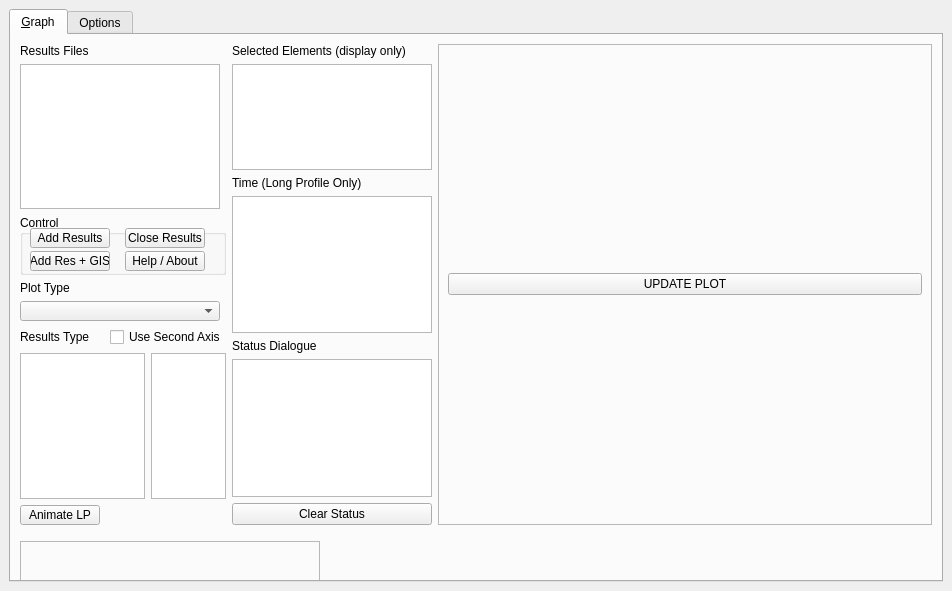
<?xml version="1.0" encoding="UTF-8"?>
<ui version="4.0">
 <class>tuflowqgis_TuPlot</class>
 <widget class="QDockWidget" name="tuflowqgis_TuPlot">
  <property name="geometry">
   <rect>
    <x>0</x>
    <y>0</y>
    <width>952</width>
    <height>591</height>
   </rect>
  </property>
  <property name="windowTitle">
   <string>TuPlot</string>
  </property>
  <widget class="QWidget" name="dockWidgetContents">
   <property name="sizePolicy">
    <sizepolicy hsizetype="Expanding" vsizetype="Expanding">
     <horstretch>0</horstretch>
     <verstretch>0</verstretch>
    </sizepolicy>
   </property>
   <layout class="QVBoxLayout" name="verticalLayout_3">
    <item>
     <widget class="QTabWidget" name="tabWidget">
      <property name="autoFillBackground">
       <bool>true</bool>
      </property>
      <property name="tabPosition">
       <enum>QTabWidget::North</enum>
      </property>
      <property name="tabShape">
       <enum>QTabWidget::Rounded</enum>
      </property>
      <property name="currentIndex">
       <number>0</number>
      </property>
      <property name="elideMode">
       <enum>Qt::ElideNone</enum>
      </property>
      <property name="usesScrollButtons">
       <bool>true</bool>
      </property>
      <widget class="QWidget" name="tab_1">
       <property name="sizePolicy">
        <sizepolicy hsizetype="Expanding" vsizetype="Expanding">
         <horstretch>0</horstretch>
         <verstretch>0</verstretch>
        </sizepolicy>
       </property>
       <attribute name="title">
        <string>&amp;Graph</string>
       </attribute>
       <layout class="QGridLayout">
        <item row="1" column="0">
         <layout class="QHBoxLayout" name="_2">
          <item>
           <layout class="QVBoxLayout" name="verticalLayout">
            <property name="sizeConstraint">
             <enum>QLayout::SetMaximumSize</enum>
            </property>
            <item>
             <widget class="QLabel" name="label1">
              <property name="sizePolicy">
               <sizepolicy hsizetype="Fixed" vsizetype="Preferred">
                <horstretch>0</horstretch>
                <verstretch>0</verstretch>
               </sizepolicy>
              </property>
              <property name="text">
               <string>Results Files</string>
              </property>
             </widget>
            </item>
            <item>
             <widget class="QListWidget" name="ResList">
              <property name="sizePolicy">
               <sizepolicy hsizetype="Expanding" vsizetype="Expanding">
                <horstretch>0</horstretch>
                <verstretch>0</verstretch>
               </sizepolicy>
              </property>
              <property name="maximumSize">
               <size>
                <width>200</width>
                <height>200</height>
               </size>
              </property>
              <property name="selectionMode">
               <enum>QAbstractItemView::ExtendedSelection</enum>
              </property>
             </widget>
            </item>
            <item>
             <widget class="QGroupBox" name="Control">
              <property name="minimumSize">
               <size>
                <width>10</width>
                <height>60</height>
               </size>
              </property>
              <property name="maximumSize">
               <size>
                <width>250</width>
                <height>16777215</height>
               </size>
              </property>
              <property name="title">
               <string>Control</string>
              </property>
              <widget class="QPushButton" name="CloseRes">
               <property name="geometry">
                <rect>
                 <x>105</x>
                 <y>13</y>
                 <width>80</width>
                 <height>20</height>
                </rect>
               </property>
               <property name="sizePolicy">
                <sizepolicy hsizetype="Expanding" vsizetype="Fixed">
                 <horstretch>0</horstretch>
                 <verstretch>0</verstretch>
                </sizepolicy>
               </property>
               <property name="minimumSize">
                <size>
                 <width>50</width>
                 <height>20</height>
                </size>
               </property>
               <property name="maximumSize">
                <size>
                 <width>80</width>
                 <height>40</height>
                </size>
               </property>
               <property name="text">
                <string>Close Results</string>
               </property>
               <property name="autoRepeat">
                <bool>false</bool>
               </property>
               <property name="autoDefault">
                <bool>false</bool>
               </property>
               <property name="default">
                <bool>false</bool>
               </property>
               <property name="flat">
                <bool>false</bool>
               </property>
              </widget>
              <widget class="QPushButton" name="AddRes">
               <property name="geometry">
                <rect>
                 <x>10</x>
                 <y>13</y>
                 <width>80</width>
                 <height>20</height>
                </rect>
               </property>
               <property name="sizePolicy">
                <sizepolicy hsizetype="Expanding" vsizetype="Fixed">
                 <horstretch>0</horstretch>
                 <verstretch>0</verstretch>
                </sizepolicy>
               </property>
               <property name="minimumSize">
                <size>
                 <width>50</width>
                 <height>20</height>
                </size>
               </property>
               <property name="maximumSize">
                <size>
                 <width>80</width>
                 <height>40</height>
                </size>
               </property>
               <property name="text">
                <string>Add Results</string>
               </property>
              </widget>
              <widget class="QPushButton" name="pbAddRes_GIS">
               <property name="geometry">
                <rect>
                 <x>10</x>
                 <y>36</y>
                 <width>80</width>
                 <height>20</height>
                </rect>
               </property>
               <property name="text">
                <string>Add Res + GIS</string>
               </property>
              </widget>
              <widget class="QPushButton" name="pbHelp">
               <property name="geometry">
                <rect>
                 <x>105</x>
                 <y>36</y>
                 <width>80</width>
                 <height>20</height>
                </rect>
               </property>
               <property name="text">
                <string>Help / About</string>
               </property>
              </widget>
             </widget>
            </item>
            <item>
             <widget class="QLabel" name="label3">
              <property name="maximumSize">
               <size>
                <width>300</width>
                <height>20</height>
               </size>
              </property>
              <property name="text">
               <string>Plot Type</string>
              </property>
             </widget>
            </item>
            <item>
             <widget class="QComboBox" name="locationDrop">
              <property name="maximumSize">
               <size>
                <width>200</width>
                <height>20</height>
               </size>
              </property>
             </widget>
            </item>
            <item>
             <layout class="QHBoxLayout" name="horizontalLayout_2">
              <item>
               <widget class="QLabel" name="label4">
                <property name="maximumSize">
                 <size>
                  <width>300</width>
                  <height>20</height>
                 </size>
                </property>
                <property name="text">
                 <string>Results Type</string>
                </property>
               </widget>
              </item>
              <item>
               <widget class="QCheckBox" name="cb2ndAxis">
                <property name="maximumSize">
                 <size>
                  <width>16777215</width>
                  <height>20</height>
                 </size>
                </property>
                <property name="text">
                 <string>Use Second Axis</string>
                </property>
               </widget>
              </item>
             </layout>
            </item>
            <item>
             <layout class="QHBoxLayout" name="horizontalLayout">
              <item>
               <widget class="QListWidget" name="ResTypeList">
                <property name="sizePolicy">
                 <sizepolicy hsizetype="Expanding" vsizetype="Expanding">
                  <horstretch>0</horstretch>
                  <verstretch>0</verstretch>
                 </sizepolicy>
                </property>
                <property name="minimumSize">
                 <size>
                  <width>10</width>
                  <height>60</height>
                 </size>
                </property>
                <property name="maximumSize">
                 <size>
                  <width>125</width>
                  <height>300</height>
                 </size>
                </property>
                <property name="selectionMode">
                 <enum>QAbstractItemView::ExtendedSelection</enum>
                </property>
               </widget>
              </item>
              <item>
               <widget class="QListWidget" name="ResTypeList_ax2">
                <property name="maximumSize">
                 <size>
                  <width>75</width>
                  <height>300</height>
                 </size>
                </property>
               </widget>
              </item>
             </layout>
            </item>
            <item>
             <widget class="QPushButton" name="pbAnimateLP">
              <property name="sizePolicy">
               <sizepolicy hsizetype="Expanding" vsizetype="Fixed">
                <horstretch>0</horstretch>
                <verstretch>0</verstretch>
               </sizepolicy>
              </property>
              <property name="minimumSize">
               <size>
                <width>50</width>
                <height>20</height>
               </size>
              </property>
              <property name="maximumSize">
               <size>
                <width>80</width>
                <height>40</height>
               </size>
              </property>
              <property name="text">
               <string>Animate LP</string>
              </property>
             </widget>
            </item>
           </layout>
          </item>
          <item>
           <layout class="QVBoxLayout" name="verticalLayout_2">
            <item>
             <widget class="QLabel" name="label5">
              <property name="text">
               <string>Selected Elements (display only)</string>
              </property>
             </widget>
            </item>
            <item>
             <widget class="QListWidget" name="IDList">
              <property name="sizePolicy">
               <sizepolicy hsizetype="Expanding" vsizetype="Expanding">
                <horstretch>0</horstretch>
                <verstretch>0</verstretch>
               </sizepolicy>
              </property>
              <property name="minimumSize">
               <size>
                <width>10</width>
                <height>0</height>
               </size>
              </property>
              <property name="maximumSize">
               <size>
                <width>200</width>
                <height>160</height>
               </size>
              </property>
              <property name="selectionMode">
               <enum>QAbstractItemView::ExtendedSelection</enum>
              </property>
             </widget>
            </item>
            <item>
             <widget class="QLabel" name="label6">
              <property name="text">
               <string>Time (Long Profile Only)</string>
              </property>
             </widget>
            </item>
            <item>
             <widget class="QListWidget" name="listTime">
              <property name="minimumSize">
               <size>
                <width>10</width>
                <height>0</height>
               </size>
              </property>
              <property name="maximumSize">
               <size>
                <width>200</width>
                <height>16777215</height>
               </size>
              </property>
             </widget>
            </item>
            <item>
             <widget class="QLabel" name="label">
              <property name="text">
               <string>Status Dialogue</string>
              </property>
             </widget>
            </item>
            <item>
             <widget class="QListWidget" name="lwStatus">
              <property name="maximumSize">
               <size>
                <width>200</width>
                <height>16777215</height>
               </size>
              </property>
             </widget>
            </item>
            <item>
             <widget class="QPushButton" name="pbClearStatus">
              <property name="maximumSize">
               <size>
                <width>200</width>
                <height>16777215</height>
               </size>
              </property>
              <property name="text">
               <string>Clear Status</string>
              </property>
             </widget>
            </item>
           </layout>
          </item>
          <item>
           <layout class="QGridLayout" name="gridLayout">
            <item row="0" column="0">
             <widget class="QFrame" name="frame_for_plot">
              <property name="sizePolicy">
               <sizepolicy hsizetype="Preferred" vsizetype="Preferred">
                <horstretch>0</horstretch>
                <verstretch>0</verstretch>
               </sizepolicy>
              </property>
              <property name="minimumSize">
               <size>
                <width>150</width>
                <height>0</height>
               </size>
              </property>
              <property name="frameShape">
               <enum>QFrame::StyledPanel</enum>
              </property>
              <property name="frameShadow">
               <enum>QFrame::Raised</enum>
              </property>
              <layout class="QVBoxLayout" name="verticalLayout_9">
               <property name="rightMargin">
                <number>9</number>
               </property>
               <item>
                <widget class="QPushButton" name="pbUpdate">
                 <property name="text">
                  <string>UPDATE PLOT</string>
                 </property>
                </widget>
               </item>
              </layout>
             </widget>
            </item>
           </layout>
          </item>
         </layout>
        </item>
        <item row="2" column="0" alignment="Qt::AlignLeft">
         <widget class="QFrame" name="frame_for_toolbar">
          <property name="sizePolicy">
           <sizepolicy hsizetype="Expanding" vsizetype="Fixed">
            <horstretch>0</horstretch>
            <verstretch>0</verstretch>
           </sizepolicy>
          </property>
          <property name="minimumSize">
           <size>
            <width>300</width>
            <height>40</height>
           </size>
          </property>
          <property name="maximumSize">
           <size>
            <width>16777215</width>
            <height>20</height>
           </size>
          </property>
          <property name="frameShape">
           <enum>QFrame::StyledPanel</enum>
          </property>
          <property name="frameShadow">
           <enum>QFrame::Raised</enum>
          </property>
         </widget>
        </item>
       </layout>
      </widget>
      <widget class="QWidget" name="tab_Options">
       <attribute name="title">
        <string>Options</string>
       </attribute>
       <widget class="QWidget" name="verticalLayoutWidget">
        <property name="geometry">
         <rect>
          <x>0</x>
          <y>10</y>
          <width>268</width>
          <height>151</height>
         </rect>
        </property>
        <layout class="QVBoxLayout" name="verticalLayout_4">
         <item>
          <widget class="QCheckBox" name="cbDeactivate">
           <property name="maximumSize">
            <size>
             <width>600</width>
             <height>40</height>
            </size>
           </property>
           <property name="text">
            <string>Deactivate Viewer</string>
           </property>
          </widget>
         </item>
         <item>
          <widget class="QCheckBox" name="cbShowLegend">
           <property name="sizePolicy">
            <sizepolicy hsizetype="Expanding" vsizetype="Fixed">
             <horstretch>0</horstretch>
             <verstretch>0</verstretch>
            </sizepolicy>
           </property>
           <property name="minimumSize">
            <size>
             <width>80</width>
             <height>0</height>
            </size>
           </property>
           <property name="maximumSize">
            <size>
             <width>600</width>
             <height>40</height>
            </size>
           </property>
           <property name="text">
            <string>Show Legend</string>
           </property>
          </widget>
         </item>
         <item>
          <widget class="QCheckBox" name="cbXSRoughness">
           <property name="sizePolicy">
            <sizepolicy hsizetype="Expanding" vsizetype="Fixed">
             <horstretch>0</horstretch>
             <verstretch>0</verstretch>
            </sizepolicy>
           </property>
           <property name="minimumSize">
            <size>
             <width>80</width>
             <height>0</height>
            </size>
           </property>
           <property name="maximumSize">
            <size>
             <width>600</width>
             <height>40</height>
            </size>
           </property>
           <property name="text">
            <string>Display Roughness (Cross-section only)</string>
           </property>
          </widget>
         </item>
         <item>
          <widget class="QCheckBox" name="cbForceXS">
           <property name="text">
            <string>Force Cross Section Layer (ignore attribute check)</string>
           </property>
          </widget>
         </item>
         <item>
          <widget class="QCheckBox" name="cbForceRes">
           <property name="text">
            <string>Force Results Layer (ignore attribute check)</string>
           </property>
          </widget>
         </item>
        </layout>
       </widget>
      </widget>
     </widget>
    </item>
   </layout>
  </widget>
 </widget>
 <resources/>
 <connections/>
</ui>
